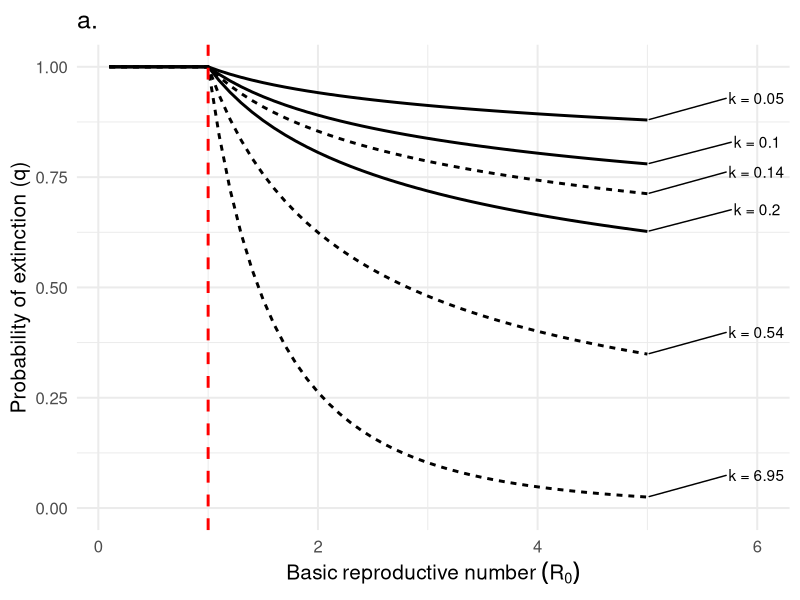
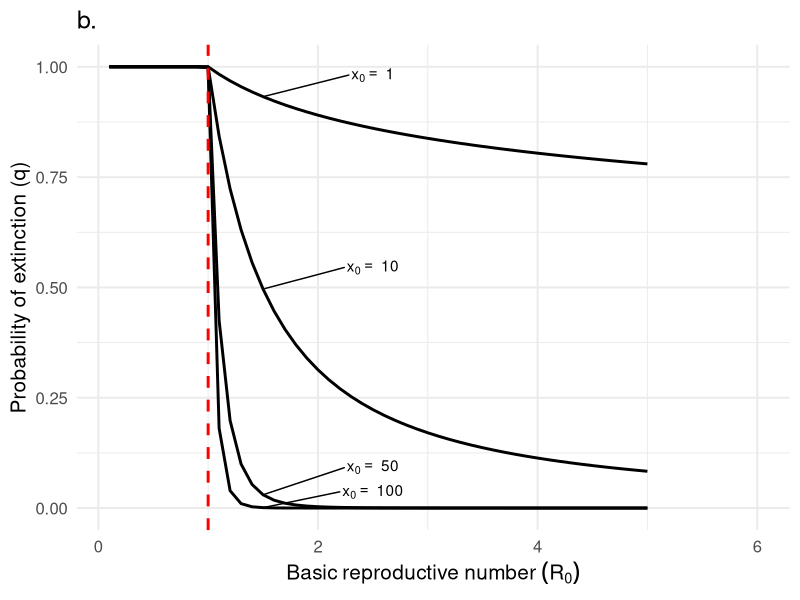
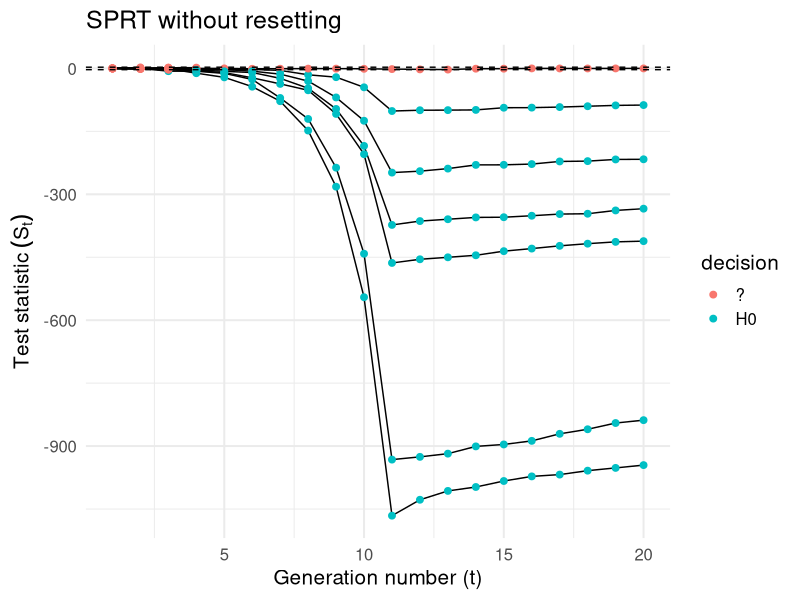
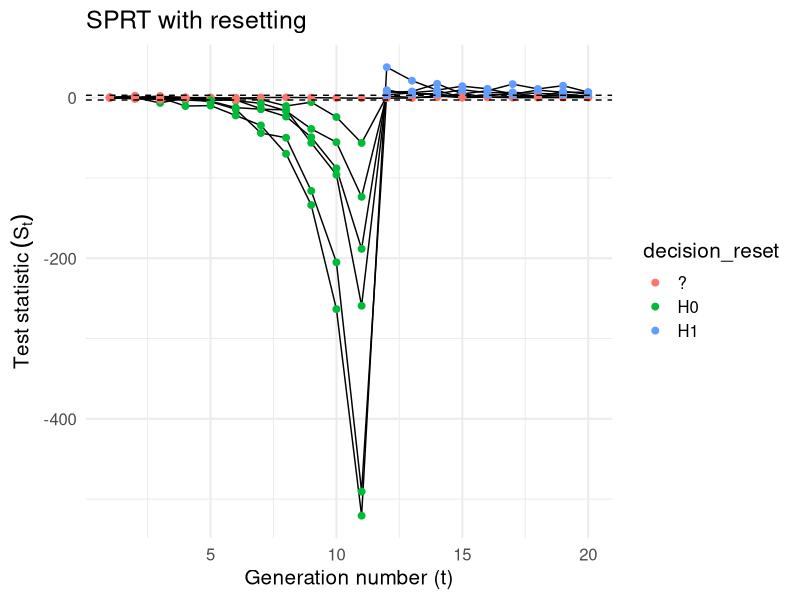
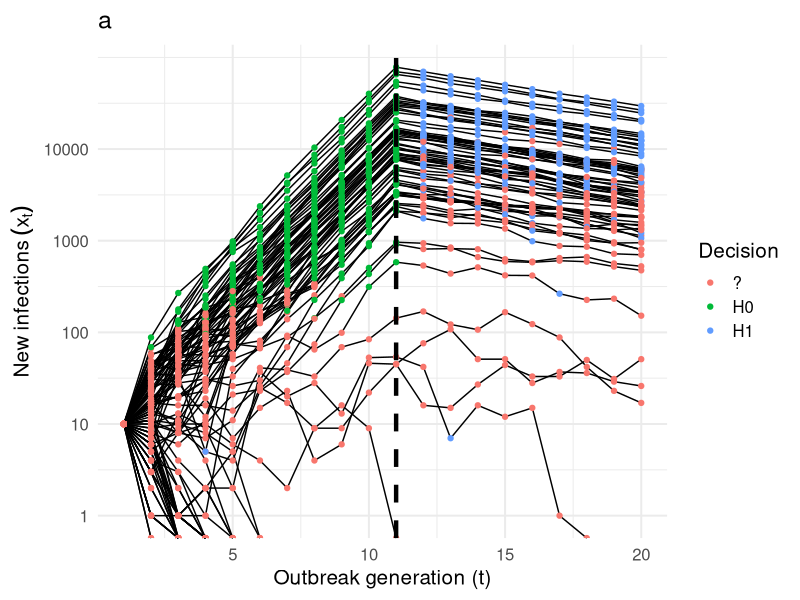
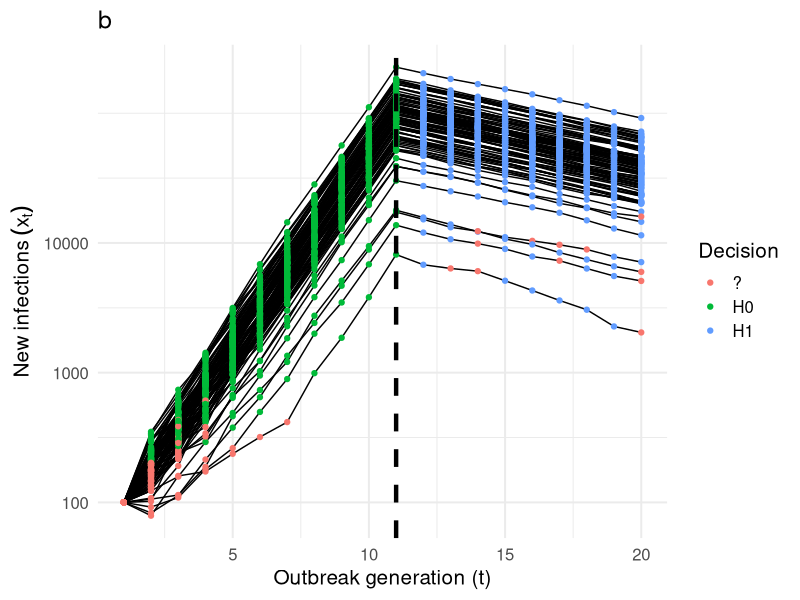
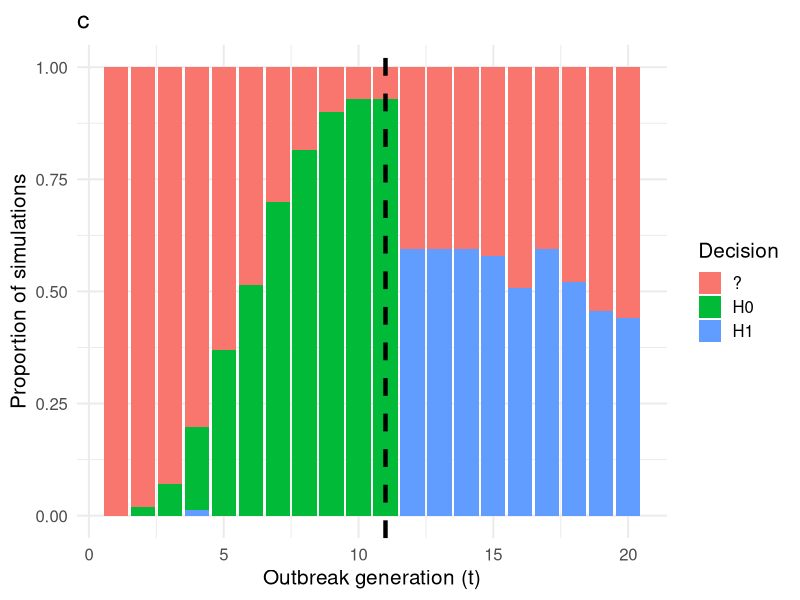
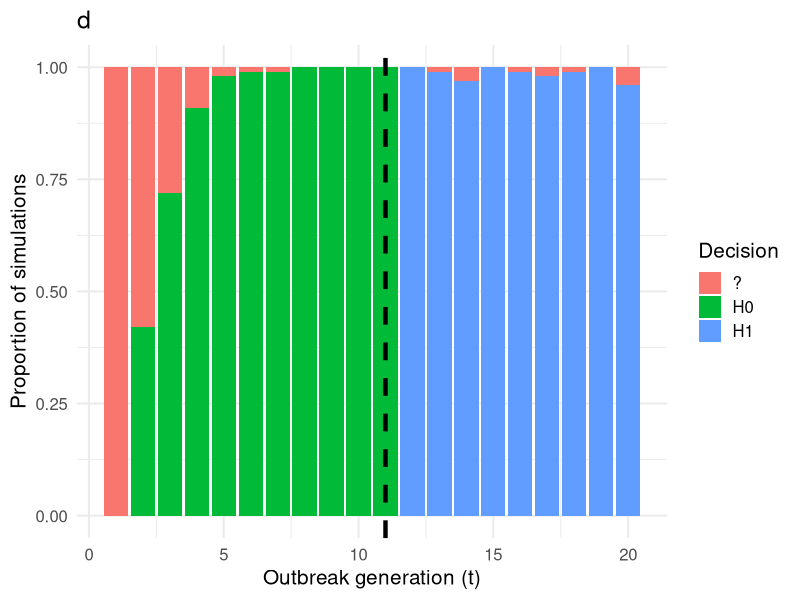

Write R code to recreate these figures, in order.
## ---- chunk 1
knitr::opts_chunk$set(echo = TRUE)
library(tidyverse)

# branching process model
episim <- function (t, i_0, r0, disp, cont, nsim) {
  
  # init list to store each simulation
  out_list <- vector("list", nsim)
  
  for (k in seq_along(out_list)) {
    # initialize data frame
    out <- tibble("time" = t
                  , "R0_true" = r0
                  , "disp_true" = disp
                  , "control" = cont
                  , "infected" = NA
                  , "simulation" = k)
    out[1, "infected"] <- i_0
    
    # branching process simulations
    for (i in 2:length(t)) {
      out[i, "infected"] <- sum(rnbinom(n = unlist(out[i-1, "infected"]), # number infected in previous time step
                                        mu = (1 - unlist(out[i-1, "control"]))  * unlist(out[i-1, "R0_true"]), # (controlled) R
                                        size = unlist(out[i-1, "disp_true"]))) # dispersion
      if(out[i, "infected"] == 0) break
    }
    # save in out_list
    out_list[[k]] <- out %>% filter(!is.na(infected))
  }
  return(bind_rows(out_list))
}

# if it is true that for X_i ~ NB(mu, k) iid that sum(X_i) ~ NB(sum(mu), sum(k)) then the P( x_{t+1} | x_t, theta ) is 
# dnbinom(x = x1, mu = x0 * r0, size = x0 * disp) because the X_i are iid

objfn <- function(r, x1, x0, dispersion) {
  # likelihood( x1 | x0, r, dispersion )
  dnbinom(x = x1, mu = x0*r, size = x0*dispersion)
}


#  find restricted MLE under h_0 or h_1
likelihood <- function (x_prev, x_now, disp, interval = c(), guess = 1.5) {
  opt <- optim(par = guess, fn = objfn, control = list(fnscale = -1), 
      method = "Brent", lower = interval[1], upper = interval[2],
      x0 = x_prev, x1 = x_now, dispersion = disp)
  return(opt$value)
}

# sequential test functions
calc_sr <- function(data, accept_reg = c(1 + 10^-6, 2.5), reject_reg = c(0, 1)) {
  
  # initialize empty columns for likelihood calculations
  data$lik0 <- NA
  data$lik1 <- NA
  
  # parameter space
  theta0 <- accept_reg
  theta1 <- reject_reg
  
  # use midpoint of interval as init guess for optim (Brent's method)
  guess0 <- accept_reg[1] + (accept_reg[2] - accept_reg[1]) / 2 
  guess1 <- reject_reg[1] + (reject_reg[2] - reject_reg[1]) / 2 
  
  sim_number <- 1
  for (i in 2:nrow(data)) {
    
    if (data[i, "simulation"] == sim_number + 1) {
      # skip calculation of likelihood for the first observation in each simluation
      sim_number <- sim_number + 1
      next
    }
    
    # observed states and known pars
    x0 <- unlist(data[i-1, "infected"])
    x1 <- unlist(data[i, "infected"])
    disp <- unlist(data[i-1, "disp_true"])
    
    # likelihood calculation
    data[i,"lik0"] <- likelihood(x_prev = x0, x_now = x1, disp = disp,  # p(x_now | x_prev, disp, theta \in Theta_0)
                                   interval = theta0, guess = guess0)
    data[i,"lik1"] <- likelihood(x_prev = x0, x_now = x1, disp = disp,  # p(x_now | x_prev, disp, theta \in Theta_1)
                                   interval = theta1, guess = guess1)
  }
  
  return(data)
}

calc_reset_sr <- function(data) {
  
  # init vectors to hold reset sprt (cumulative sr) and decision
  sprt_reset <- vector("numeric", length = nrow(data))
  decision_reset <- vector("character", length = nrow(data))
  
  # init data
  sr <- data$sr
  a <- unique(data$a)
  b <- unique(data$b)
  
  # both models are equally likely for first observation
  sprt_reset[1] <- 0
  decision_reset[1] <- "?"
  
  sim_number <- 1
  for (i in 2:nrow(data)) {
    
    if (data[i, "simulation"] == sim_number + 1) {
      # skip calculation of resetting sprt for the first observation in each simluation
      sim_number <- sim_number + 1
      sprt_reset[i] <- 0
      decision_reset[i] <- "?"
      next
    }
    
    # if no decision has been made, update SPRT
    # otherwise, reset the SPRT
    ifelse(decision_reset[i] == "?",
           sprt_reset[i] <- sprt_reset[i-1] + sr[i],
           sprt_reset[i] <- sr[i])
    
    # if SPRT has crossed bounds, make decision
    # otherwise continue sampling
    ifelse(sprt_reset[i] < b
           ,{decision_reset[i] <- "H0"}#; sprt_reset[i+1] <- sr[i+1]; next}
           ,ifelse(sprt_reset[i] > a
                   ,{decision_reset[i] <- "H1"}#; sprt_reset[i+1] <- sr[i+1]; next}
                   ,{decision_reset[i] <- "?"})
    )
  }
  
  # attach reset sprt calculations and decisions to df
  data$sprt_reset <- sprt_reset
  data$decision_reset <- decision_reset
  
  return(data)
}

my_theme <- function(...) theme_minimal(base_size = 15) 
## ---- chunk 2
# set params and init conds
t <- 1:20
r0 <- c(rep(2, 10), rep(0.9, 10)) # lockdown starts at t = 11
disp <- 0.10 # median of posterior estimate of k for SARS-CoV-2 (Endo et al. 2020)
i_0 <- 100
cont <- 0
n <- 100
## ---- chunk 3
out <- episim(t = t, i_0 = i_0, r0 = r0, disp = disp, cont = cont, nsim = 1)
## ---- chunk 4
# per supplement of lloyd-smith et al. 2005:
# The probability that the population is extinct by the nth generation is denoted q and the pgf is denoted g(s).
# Then q = g_n(q)  as n -> inf and q is bounded [0,1]
# where g(s) = (1 + (r0/k) * (1 - s*))^(-k), for the NB model
# and g_0(s) = s, g_1(s) = g(s), ..., g_n+1(s) = g(g_n(s))

gfun <- function (s, r0, k) { # g(s; r0, k) 
  return((1 + (r0/k) * (1 - s))^(-k))
}

niteration <- 10^4
# q <- vector("numeric", length = niteration + 1)
# q[1] <- 0 # s
# 
# # set values of R to calculate extinction probability
# r0_vec <- seq(0.1, 5, by = 0.1)
# q_list <- vector("list", length = length(r0_vec))
# 
# for (i in seq_along(r0_vec)) {
#   # init vector to store values of q
#   q <- vector("numeric", length = niteration + 1)
#   q[1] <- 0 # g_0(0)
#   
#   for (j in 1:(niteration + 1)) {
#     q[j + 1] <- gfun(q[j], r0_vec[i], 0.16) # calculate g_1(0), ..., g_n(0) 
#   }
#   
#   q_list[[i]] <- tibble(n = 0:(niteration + 1),
#                         pext = q,
#                         r0 = r0_vec[i])
# }
# 
# pext_df <- bind_rows(q_list)
# 
# # verify convergence of q (all lines should asymptote)
# # ggplot(pext_df, aes(x = n, y = pext, col = r0, group = r0)) +
# #   geom_line() + viridis::scale_color_viridis()
# 
# pext_df %>%
#   group_by(r0) %>%
#   summarize(p_extinction = max(pext)) %>%
#   ggplot() +
#   geom_line(aes(x = r0, y = p_extinction), size = 1.5) +
#   geom_vline(aes(xintercept = 1), linetype = "dashed") +
#   lims(y = c(0,1)) +
#   labs(title = "Probability of stochastic extinction of outbreak",
#        x = "Basic reproductive number (R0)",
#        y = "probability of extinction (q)",
#        caption = "dispersion: k = 0.16")

# estimates of k for SARS-CoV-2 
k_vec <- c(0.54, 0.14, 6.95, # median and 90 % highest density interval from Riou and Althaus (2020) Euro Surveill
           0.1, 0.05, 0.2)   # endo et al. 2020 wellcome open research
r0_vec <- seq(0.1, 5, by = 0.1)
q_list <- vector("list", length(k_vec)*length(r0_vec))

x <- 1
for (i in seq_along(k_vec)) {
  # init vector to store values of q
  for (j in seq_along(r0_vec)) {
    q <- vector("numeric", length = niteration + 1)
    q[1] <- 0 # g_0(0)
    # calculate g_1(0), ..., g_n(0)
    for (k in 1:(niteration + 1)) {
      q[k + 1] <- gfun(q[k], r0_vec[j], k_vec[i])  
    }
  # create df and store in q_list
  q_list[[x]] <- tibble(n = 0:(niteration + 1),
                        pext = q,
                        k = k_vec[i],
                        r0 = r0_vec[j])
  x <- x + 1
  }
}

## ---- chunk 5
# probability of extinction
extinction_df <- 
  q_list %>% bind_rows() %>%
group_by(k, r0) %>%
summarize(p_extinction = max(pext)) %>%
mutate(estimate = case_when(k == 0.1 | k == 0.54 ~ "a.median",
                            k == 0.05 | k == 0.14 | k == 6.95 | k == 0.2 ~ "b.interval"),
       source = case_when(k == 0.05 | k == 0.1 | k == 0.2 ~ "Endo et al. (2020)",
                          k == 0.14 | k == 0.54 | k == 6.95 ~ "Riou & Althaus (2020)"))

# pal <- c("#440154FF", "#55C667FF") # set manual color palette
extinction_df %>%
  mutate(label = if_else(r0 == max(r0), paste0("k = ",k), NA_character_)) %>%
  ggplot(aes(x = r0, y = p_extinction, group = k, linetype = source)) +#, col = source, linetype = estimate)) +
  geom_line(size = 1) + 
  #viridis::scale_color_viridis(discrete = T) +
  #scale_color_manual(values = pal) +
  geom_vline(aes(xintercept = 1), linetype = "dashed", size = 1, col = "red") +
  ylim(0,1) +
  my_theme() + theme(legend.position = "none") +
  labs(title = "a.",
       x = expression(Basic ~ reproductive ~ number ~ (R[0])) ,
       y = "Probability of extinction (q)",
       col = "dispersion (k)") +
  ggrepel::geom_text_repel(aes(label = label), nudge_y = 0.05, nudge_x = 1, na.rm = TRUE)


extinction_df %>%
  #filter(source == "Endo et al. (2020)") %>%
  filter(k == 0.1) %>%
  expand_grid(z0 = c(1, 10, 50, 100)) %>%
  mutate(p_extinction = p_extinction^z0) %>%
  mutate(label = if_else(near(r0, 1.5), paste("x[0] == ~" ,z0), NA_character_)) %>%
  ggplot(aes(x = r0, y = p_extinction, group = z0)) +#, col = source, linetype = estimate)) +
  geom_line(size = 1) +
  geom_vline(aes(xintercept = 1), linetype = "dashed", size = 1, col = "red") +
  ylim(0,1) +
  my_theme() + theme(legend.position = "none") +
  labs(title = "b.",
       x = expression(Basic ~ reproductive ~ number ~ (R[0])) ,
       y = "Probability of extinction (q)",
       col = "dispersion (k)") +
  ggrepel::geom_text_repel(aes(label = label), nudge_y = 0.05, nudge_x = 1, na.rm = TRUE, parse = TRUE)


## ---- chunk 6


#likelihood(x_prev = 10, x_now = 20, disp = 0.16, interval = c(1, 2.5))

## ---- chunk 7
set.seed(123)
df_break_high <- episim(t = t, i_0 = 100, r0 = r0, disp = disp, cont = cont, nsim = 100)
df_break_low <- episim(t = t, i_0 = 10, r0 = r0, disp = disp, cont = cont, nsim = 100)

df_break_high <- calc_sr(df_break_high)
df_break_low <- calc_sr(df_break_low) 

break_high_sprt <- df_break_high %>%
  group_by(simulation) %>%
  mutate(sr = log(lik1/lik0) ,
         sr = ifelse(is.na(sr), 0, sr),
         sprt = cumsum(sr),
         a = log( (1 - 0.05)/ 0.05),
         b = log(0.05/(1 - 0.05)),
         decision = case_when(sprt <= a & sprt >= b ~"?",
                              sprt > a ~ "H1",
                              sprt < b ~ "H0"))

break_low_sprt <- df_break_low %>%
  group_by(simulation) %>%
  mutate(sr = log(lik1/lik0) ,
         sr = ifelse(is.na(sr), 0, sr),
         sprt = cumsum(sr),
         a = log( (1 - 0.05)/ 0.05),
         b = log(0.05/(1 - 0.05)),
         decision = case_when(sprt <= a & sprt >= b ~"?",
                              sprt > a ~ "H1",
                              sprt < b ~ "H0"))

break_high_sprt <- calc_reset_sr(break_high_sprt)
break_low_sprt <- calc_reset_sr(break_low_sprt)
# test_sprt
## ---- chunk 8
break_low_sprt %>%
  filter(simulation %in% 1:10) %>%
  ggplot() +
  geom_line(aes(x = time, y = sprt, group = simulation)) +
  geom_point(aes(x = time, y = sprt, group = simulation, col = decision), size = 2) +
  geom_hline(aes(yintercept = a), linetype = "dashed") +
  geom_hline(aes(yintercept = b), linetype = "dashed") +
  labs(title = "SPRT without resetting",
       # caption = "Previous confirmation of H0 overwhelms new information that is consistent with H1",
       y = expression(Test ~ statistic ~ (S[t])),
       x = "Generation number (t)") +
  my_theme()

break_low_sprt %>%
  filter(simulation %in% 1:10) %>%
  ggplot() +
  geom_line(aes(x = time, y = sprt_reset, group = simulation)) +
  geom_point(aes(x = time, y = sprt_reset, group = simulation, col = decision_reset), size = 2) +
  geom_hline(aes(yintercept = a), linetype = "dashed") +
  geom_hline(aes(yintercept = b), linetype = "dashed") +
  labs(title = "SPRT with resetting",       
       y = expression(Test ~ statistic ~ (S[t])),
       x = "Generation number (t)") +
  my_theme()
## ---- chunk 9
break_low_sprt %>%
  ggplot() +
  geom_line(aes(x = time, y = infected, group = simulation)) +
  geom_point(aes(x = time, y = infected, group = simulation, col = decision_reset)) +
  geom_vline(aes(xintercept = 11), linetype = "dashed", size = 1.5) +
  scale_y_log10(breaks = c(1, 10, 100, 1000, 10000)) +
  labs(title = "a",#title = "Outbreak sizes and decisions",
       y = expression(New~infections~(x[t])),
       x = "Outbreak generation (t)",
       col = "Decision") + 
  my_theme()

break_high_sprt %>%
  ggplot() +
  geom_line(aes(x = time, y = infected, group = simulation)) +
  geom_point(aes(x = time, y = infected, group = simulation, col = decision_reset)) +
  geom_vline(aes(xintercept = 11), linetype = "dashed", size = 1.5) +
  scale_y_log10(breaks = c(1, 10, 100, 1000, 10000)) +
  labs(title = "b",#title = "Outbreak sizes and decisions",
       y = expression(New~infections~(x[t])),
       x = "Outbreak generation (t)",
       col = "Decision") + 
  my_theme()
  
# threshold <- 5000
# break_low_sprt %>%
#   group_by(simulation) %>%
#   filter(max(infected) >= threshold) %>%
#   ggplot() +
#   geom_line(aes(x = time, y = infected, group = simulation)) +
#   geom_point(aes(x = time, y = infected, group = simulation, col = decision_reset)) +
#   scale_y_log10(breaks = c(1, 10, 100, 1000, 10000)) +
#   labs(title = "Outbreak sizes and decisions",
#        x = "outbreak generation (t)",
#        col = "decision") + 
#   my_theme()


## ---- chunk 10
break_low_sprt %>%
  group_by(time) %>%
  count(decision_reset) %>%
  complete(nesting(decision_reset = c("?", "H0", "H1")), fill = list(n = 0)) %>%
  ggplot() +
  geom_bar(aes(x = time, y = n, fill = decision_reset), stat = "identity", position = "fill") +
  geom_vline(aes(xintercept = 11), linetype = "dashed", size = 1.5) +
  labs(title = "c",#title = "Conclusions of of reset SPRT over time",
       #subtitle = "H0 is true from t = 1:10; H1 is true from t =11:20",
       y = "Proportion of simulations",
       x = "Outbreak generation (t)",
       fill = "Decision") +
  my_theme()

break_high_sprt %>%
  group_by(time) %>%
  count(decision_reset) %>%
  complete(nesting(decision_reset = c("?", "H0", "H1")), fill = list(n = 0)) %>%
  ggplot() +
  geom_bar(aes(x = time, y = n, fill = decision_reset), stat = "identity", position = "fill") +
  geom_vline(aes(xintercept = 11), linetype = "dashed", size = 1.5) +
  labs(title = "d",#title = "Conclusions of of reset SPRT over time",
       #subtitle = "H0 is true from t = 1:10; H1 is true from t =11:20",
       y = "Proportion of simulations",
       x = "Outbreak generation (t)",
       fill = "Decision") +
  my_theme()

# break_low_sprt %>%
#   group_by(simulation) %>%
#   mutate(bigenough = ifelse(max(infected) >= threshold , TRUE, FALSE)) %>%
#   ungroup() %>%
#   filter(bigenough == TRUE) %>% #View()
#   group_by(time, bigenough) %>%
#   count(decision_reset) %>% 
#   complete(nesting(decision_reset = c("?", "H0", "H1")), fill = list(n = 0)) %>% #View()
#   ggplot() +
#   geom_bar(aes(x = time, y = n, fill = decision_reset), stat = "identity", position = "fill") +
#   labs(title = "Conclusions of of reset SPRT over time",
#        subtitle = "H0 is true from t = 1:10; H1 is true from t =11:20",
#        caption = "Subset of simulations where max(Xi >= 5000)",
#        y = "proportion of simulations",
#        x = "outbreak generation (t)",
#        fill = "decision") +
#   my_theme()

## ---- chunk 11
r_linear <- seq(2, 0.1, by = -0.1)
thresh_R <- 0.7
rejection <- c(0, thresh_R)
acceptance <- c(thresh_R + 10^-6, 2.5)

set.seed(123)
df_lin_high <- episim(t = t, i_0 = 10^2, r0 = r_linear, disp = disp, cont = cont, nsim = 100)
df_lin_low <- episim(t = t, i_0 = 10^1, r0 = r_linear, disp = disp, cont = cont, nsim = 100)
## ---- chunk 12
lin_high_sprt <- calc_sr(df_lin_high, accept_reg = acceptance, reject_reg = rejection)
lin_low_sprt <- calc_sr(df_lin_low, accept_reg = acceptance, reject_reg = rejection)

lin_high_sprt <- lin_high_sprt %>%
  group_by(simulation) %>%
  mutate(sr = log(lik1/lik0) ,
         sr = ifelse(is.na(sr), 0, sr),
         sprt = cumsum(sr),
         a = log( (1 - 0.05)/ 0.05),
         b = log(0.05/(1 - 0.05)),
         decision = case_when(sprt <= a & sprt >= b ~"?",
                              sprt > a ~ "H1",
                              sprt < b ~ "H0"))

lin_low_sprt <- lin_low_sprt %>%
  group_by(simulation) %>%
  mutate(sr = log(lik1/lik0) ,
         sr = ifelse(is.na(sr), 0, sr),
         sprt = cumsum(sr),
         a = log( (1 - 0.05)/ 0.05),
         b = log(0.05/(1 - 0.05)),
         decision = case_when(sprt <= a & sprt >= b ~"?",
                              sprt > a ~ "H1",
                              sprt < b ~ "H0"))

lin_high_sprt <- calc_reset_sr(lin_high_sprt)
lin_low_sprt <- calc_reset_sr(lin_low_sprt)


## ---- chunk 13
lin_low_sprt %>%
  ggplot() +
  geom_line(aes(x = time, y = infected, group = simulation)) +
  geom_point(aes(x = time, y = infected, group = simulation, col = decision_reset)) +
  geom_vline(aes(xintercept = which(r_linear == 0.7)), linetype = "dashed", size = 1.5) +
  geom_vline(aes(xintercept = which(r_linear == 1)), size = 1.5) +
  scale_y_log10() +
  viridis::scale_color_viridis(discrete = TRUE) +
  labs(title = "a",#title = "Outbreak sizes and decisions",
       y = expression(New~infections~(x[t])),
       x = "Outbreak generation (t)",
       col = "Decision") + 
  my_theme()

lin_high_sprt %>%
  ggplot() +
  geom_line(aes(x = time, y = infected, group = simulation)) +
  geom_vline(aes(xintercept = which(r_linear == 0.7)), linetype = "dashed", size = 1.5) +
  geom_vline(aes(xintercept = which(r_linear == 1)), size = 1.5) +
  scale_y_log10() +
  labs(title = "b",#title = "Outbreak sizes and decisions",
       y = expression(New~infections~(x[t])),
       x = "Outbreak generation (t)",
       col = "Decision") + 
  my_theme()
## ---- chunk 14
lin_low_sprt %>%
  group_by(time) %>%
  count(decision_reset) %>%
  complete(nesting(decision_reset = c("?", "H0", "H1")), fill = list(n = 0)) %>%
  ggplot() +
  geom_bar(aes(x = time, y = n, fill = decision_reset), stat = "identity", position = "fill", width = 1) +
  geom_vline(aes(xintercept = which(r_linear == 0.7)), linetype = "dashed", size = 1.5) +
  geom_vline(aes(xintercept = which(r_linear == 1)), size = 1.5) +
  viridis::scale_fill_viridis(discrete = TRUE, alpha = 0.7) +
  labs(title = "c",#title = "Conclusions of of reset SPRT over time",
       #subtitle = "H0 is true from t = 1:10; H1 is true from t =11:20",
       y = "Proportion of simulations",
       x = "Outbreak generation (t)",
       fill = "Decision") +
  my_theme()

lin_high_sprt %>%
  group_by(time) %>%
  count(decision_reset) %>%
  complete(nesting(decision_reset = c("?", "H0", "H1")), fill = list(n = 0)) %>%
  ggplot() +
  geom_bar(aes(x = time, y = n, fill = decision_reset), stat = "identity", position = "fill", width = 1) +
  geom_vline(aes(xintercept = which(r_linear == 0.7)), linetype = "dashed", size = 1.5) +
  geom_vline(aes(xintercept = which(r_linear == 1)), size = 1.5)  +
  labs(title = "d",#title = "Conclusions of of reset SPRT over time",
       #subtitle = "H0 is true from t = 1:10; H1 is true from t =11:20",
       y = "Proportion of simulations",
       x = "Outbreak generation (t)",
       fill = "Decision") +
  my_theme()  
## ---- chunk 15
# see methods section of Merl et al. (2009) https://journals.plos.org/plosone/article?id=10.1371/journal.pone.0005807

t <- 1:50 # days
N <- 10^2  # pop size
i0 <- 1 # init infected
s0 <- N - i0 # init susc

r0 <- 2
gamma <- 1/5
beta <- r0 * gamma
k <- 0.1

out <- matrix(NA, nrow = length(t), ncol = 4)
out[,1] <- t
out[1,2] <- s0
out[1,3] <- i0
out[1, 4] <- 0 # no recovered


i <- 1
while(i < tail(t,1) & out[i,3] > 0) {
  # calculate probability of a susceptible (resp. infected) becomeing infected (resp. recovering)
  prob_inf <- (1 - (k / (k + beta * out[i,3])) ^ k)
  prob_rec <- (1 - exp(-gamma))
  # draw number of infected and recovered
  infected <- rbinom(1, size = out[i,2], prob = prob_inf )
  recovered <- rbinom(1, size = out[i,3], prob = prob_rec)
  # update data
  out[i + 1, 2] <- out[i, 2] - infected
  out[i + 1, 3] <- out[i, 3] + infected - recovered
  out[i + 1, 4] <- out[i, 4] + recovered
  
  i <- i + 1
}



out <- as_tibble(out)
names(out) <- c("time", "s", "i", "r")
out <- 
  out %>%  pivot_longer(cols = 2:4,
                      names_to = "class",
                      values_to = "number")

ggplot(out, aes(x = time, y = number, col = class)) +
  geom_line()
